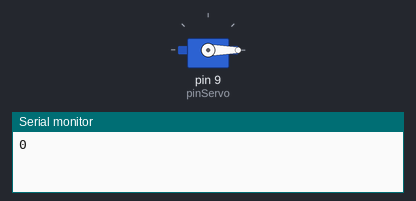
Recording of a sketch running on a simulated Arduino Uno, built with avr-gcc and run on an emulated ATmega328P. On the bench: servo, the last lines printed to the serial monitor. Random numbers use the default seed unless the sketch sets one.

Above: at 0.1 s.
At 11.1 s:
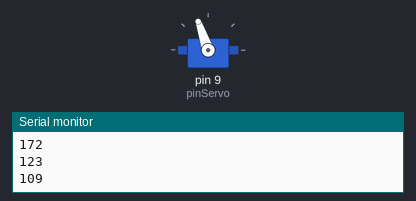
At 22.6 s:
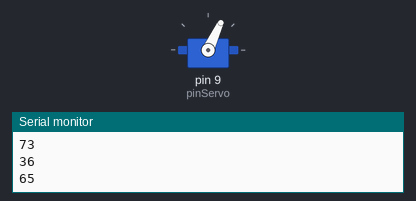
At 39.1 s:
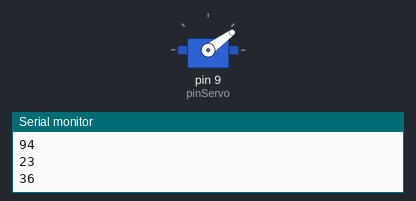
Timing chart, 0 to 40.0 s (numbered marks = the images above):
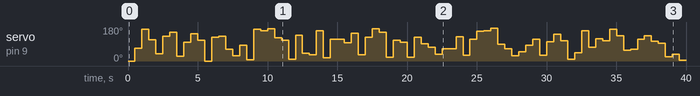

Measured:
- by itself, servo on pin 9 (pinServo): 0° → 67° at 0.50 s, → 169° 0.50 s later, → 113° 0.50 s later, → 38° 0.50 s later, … (78 changes in this stretch)

The sketch:

random-servo.ino
```cpp
// Movimientos aleatorios de un servo en pin 9

#include <Servo.h>

Servo servo;
const int pinServo = 9;
int angulo = 0;

void setup()
{
	Serial.begin(9600);
	servo.attach(pinServo);
}

void loop()
{
	Serial.println(angulo);
	servo.write(angulo);
	angulo = random(0, 180);
	delay(500);
}
```
